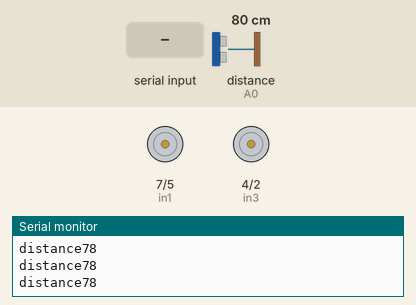
The sketch below on a simulated Arduino Uno, built with avr-gcc and run on an emulated ATmega328P. On the bench: motor-driver pin pairs drawn as motors (green arrow = first pin HIGH = forward, orange = second pin HIGH = backward, longer = more drive, scaled by the enable pin), the last lines printed to the serial monitor. Wiring (inferred from the names in the program): ultrasonic range finder: trigger A1; echo A0. The test bench sets the inputs (shaded band); at power-on: distance to the obstacle (sensor on A0) 80 cm. The echo pulse lasts 58.3 µs per cm.

Above: at 1.2 s.
1.3 s: "FRONT\n" received over the second serial link
At 2.4 s:
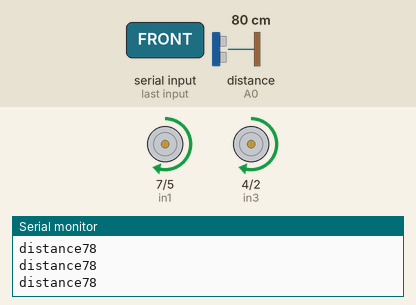
2.9 s: "RIGHT\n" received over the second serial link
At 4.1 s:
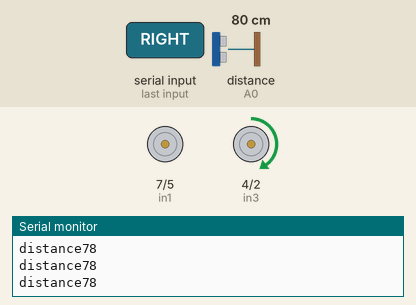
4.4 s: "LEFT\n" received over the second serial link
At 5.6 s:
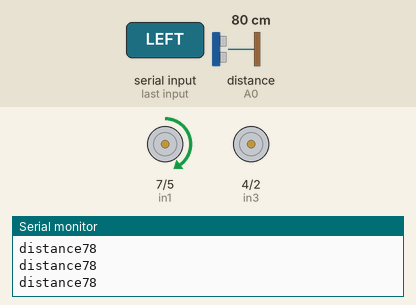
5.9 s: "BACK\n" received over the second serial link
At 6.9 s:
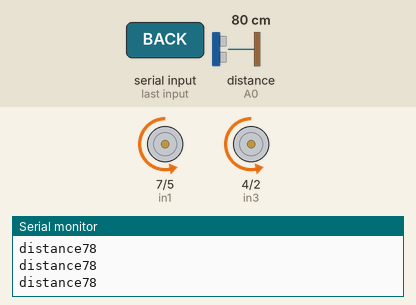
7.4 s: distance to the obstacle (sensor on A0) set to 12 cm
8.9 s: distance to the obstacle (sensor on A0) set to 9 cm
At 10.3 s:
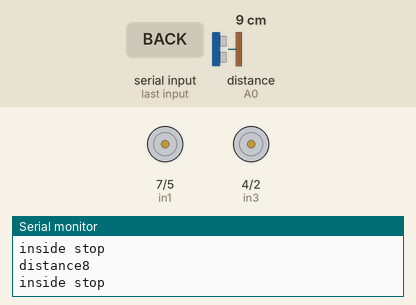
Timing chart, 0 to 11.5 s (numbered marks = the images above; inputs shaded):
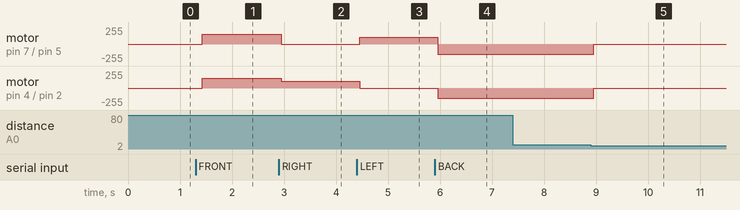

The sketch:

full_bot.ino
```cpp
#include <SoftwareSerial.h>

SoftwareSerial EEBlue(9, 8); // RX | TX


#define enA 6
#define in1 7
#define in2 5
#define in3 4
#define in4 2
#define enB 3
#define echoPin A0 // attach pin D2 Arduino to pin Echo of HC-SR04
#define trigPin A1 // attach pin D3 Arduino to pin Trig of HC-SR04

int M1_Speed = 150;           // speed of motor 1
int M2_Speed = 150;           // speed of motor 2
int LeftRotationSpeed = 100;  // Left Rotation Speed
int RightRotationSpeed = 100; // Right Rotation Speed

long duration; // variable for the duration of sound wave travel
int distance;  // variable for the distance measurement

String inpCmd;
char character;

void setup()
{

    Serial.begin(9600);
    Serial.println("begin");

    // power pins

    EEBlue.begin(9600); // Default Baud for comm, it may be different for your Module. Serial.println("The bluetooth gates are open.\n Connect to HC-05 from any other bluetooth device with 1234 as pairing key!.");
    pinMode(in1, OUTPUT);
    pinMode(in2, OUTPUT);
    pinMode(in3, OUTPUT);
    pinMode(in4, OUTPUT);

    pinMode(enA, OUTPUT);
    pinMode(enB, OUTPUT);

    pinMode(trigPin, OUTPUT); // Sets the trigPin as an OUTPUT
    pinMode(echoPin, INPUT);  // Sets the echoPin as an INPUT

    delay(10);
}

void loop()
{
    digitalWrite(trigPin, LOW);
    delayMicroseconds(2);
    // Sets the trigPin HIGH (ACTIVE) for 10 microseconds
    digitalWrite(trigPin, HIGH);
    delayMicroseconds(10);
    digitalWrite(trigPin, LOW);
    // Reads the echoPin, returns the sound wave travel time in microseconds
    duration = pulseIn(echoPin, HIGH);
    // Calculating the distance
    distance = duration * 0.034 / 2; // Speed of sound wave divided by 2 (go and back)

    inpCmd = "";

    while (EEBlue.available())
    {
        character = EEBlue.read();
        Serial.print("recieved:");
        Serial.println(character);
        if (character == ' ' || character == '\n')
        {
            break;
        }
        inpCmd.concat(character);
    }
    inpCmd.replace("*", "");
    inpCmd.replace("#", "");
    inpCmd.toUpperCase();
    Serial.println(inpCmd);
    Serial.print("distance");
    Serial.println(distance);
    if(distance < 10){
        Stop();
    }
    else if (inpCmd == "FRONT" || inpCmd == "F")
    {
        forward();
    }
    else if (inpCmd == "RIGHT" || inpCmd == "R")
    {
        right();
    }
    else if (inpCmd == "LEFT" || inpCmd == "L")
    {
        left();
    }
    else if (inpCmd == "BACK" || inpCmd == "B")
    {
        backward();
    }
    else if (inpCmd == "STOP" || inpCmd == "S")
    {
        Stop();
    }
    delay(100);
}

void forward()
{
    Serial.println("inside front");
    digitalWrite(in1, HIGH);
    digitalWrite(in2, LOW);
    digitalWrite(in3, HIGH);
    digitalWrite(in4, LOW);

    analogWrite(enA, M1_Speed);
    analogWrite(enB, M2_Speed);
}

void backward()
{
    Serial.println("inside back");
    digitalWrite(in1, LOW);
    digitalWrite(in2, HIGH);
    digitalWrite(in3, LOW);
    digitalWrite(in4, HIGH);

    analogWrite(enA, M1_Speed);
    analogWrite(enB, M2_Speed);
}

void right()
{
    Serial.println("inside right");
    digitalWrite(in1, LOW);
    digitalWrite(in2, LOW);
    digitalWrite(in3, HIGH);
    digitalWrite(in4, LOW);

    analogWrite(enA, LeftRotationSpeed);
    analogWrite(enB, RightRotationSpeed);
}

void left()
{
    Serial.println("inside left");
    digitalWrite(in1, HIGH);
    digitalWrite(in2, LOW);
    digitalWrite(in3, LOW);
    digitalWrite(in4, LOW);

    analogWrite(enA, LeftRotationSpeed);
    analogWrite(enB, RightRotationSpeed);
}

void Stop()
{
    Serial.println("inside stop");
    digitalWrite(in1, LOW);
    digitalWrite(in2, LOW);
    digitalWrite(in3, LOW);
    digitalWrite(in4, LOW);
    analogWrite(enA, 0);
    analogWrite(enB, 0);
}
```

Measured:
- the behaviour switches between 11 and 10 cm on distance to the obstacle (sensor on A0) (found by bisection; images 4 and 5)
- after the input at 1.3 s, motor on pin 7 (in1) / pin 5 (in2), motor on pin 4 (in3) / pin 2 (in4): stopped → forward 150/255 after 0.13 s
- after the input at 2.9 s, motor on pin 7 (in1) / pin 5 (in2): forward 150/255 → stopped after 0.05 s; motor on pin 4 (in3) / pin 2 (in4): forward 150/255 → forward 100/255 after 0.05 s
- after the input at 4.4 s, motor on pin 7 (in1) / pin 5 (in2): stopped → forward 100/255 after 0.05 s; motor on pin 4 (in3) / pin 2 (in4): forward 100/255 → stopped after 0.05 s
- after the input at 5.9 s, motor on pin 7 (in1) / pin 5 (in2): forward 100/255 → backward 150/255 after 0.06 s; motor on pin 4 (in3) / pin 2 (in4): stopped → backward 150/255 after 0.06 s
- after the input at 8.9 s, motor on pin 7 (in1) / pin 5 (in2), motor on pin 4 (in3) / pin 2 (in4): backward 150/255 → stopped after 0.06 s
